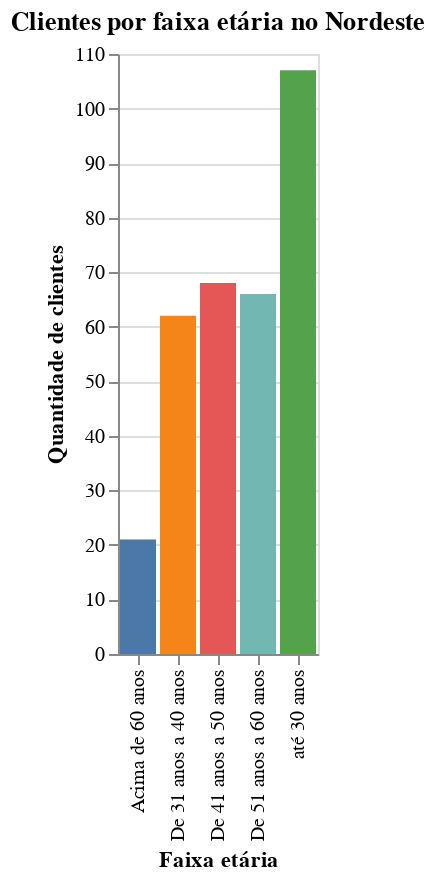

Notebook source saved alongside this figure:
### Code cell
alt.Chart(clientes_nordeste, title="Clientes por faixa etária no Nordeste").mark_bar().encode(
    x= alt.X('faixa etária', title='Faixa etária'),
    y= alt.Y('Nordeste', title='Quantidade de clientes'),
    color = alt.Color('faixa etária', legend=None)
).interactive()

### Figure 1 — Vega-Lite specification as saved in the notebook (floating-point values rounded to 4 significant figures)
{"config": {"view": {"continuousWidth": 400, "continuousHeight": 300}}, "data": {"name": "data-07178a6e7a07b60a439700ee0be20f75"}, "mark": "bar", "encoding": {"color": {"type": "nominal", "field": "faixa etária", "legend": null}, "x": {"type": "nominal", "field": "faixa etária", "title": "Faixa etária"}, "y": {"type": "quantitative", "field": "Nordeste", "title": "Quantidade de clientes"}}, "selection": {"selector019": {"type": "interval", "bind": "scales", "encodings": ["x", "y"]}}, "title": "Clientes por faixa etária no Nordeste", "$schema": "https://vega.github.io/schema/vega-lite/v4.0.2.json", "datasets": {"data-07178a6e7a07b60a439700ee0be20f75": [{"faixa etária": "Acima de 60 anos", "Nordeste": 21}, {"faixa etária": "De 31 anos a 40 anos", "Nordeste": 62}, {"faixa etária": "De 41 anos a 50 anos", "Nordeste": 68}, {"faixa etária": "De 51 anos a 60 anos", "Nordeste": 66}, {"faixa etária": "até 30 anos", "Nordeste": 107}]}}
